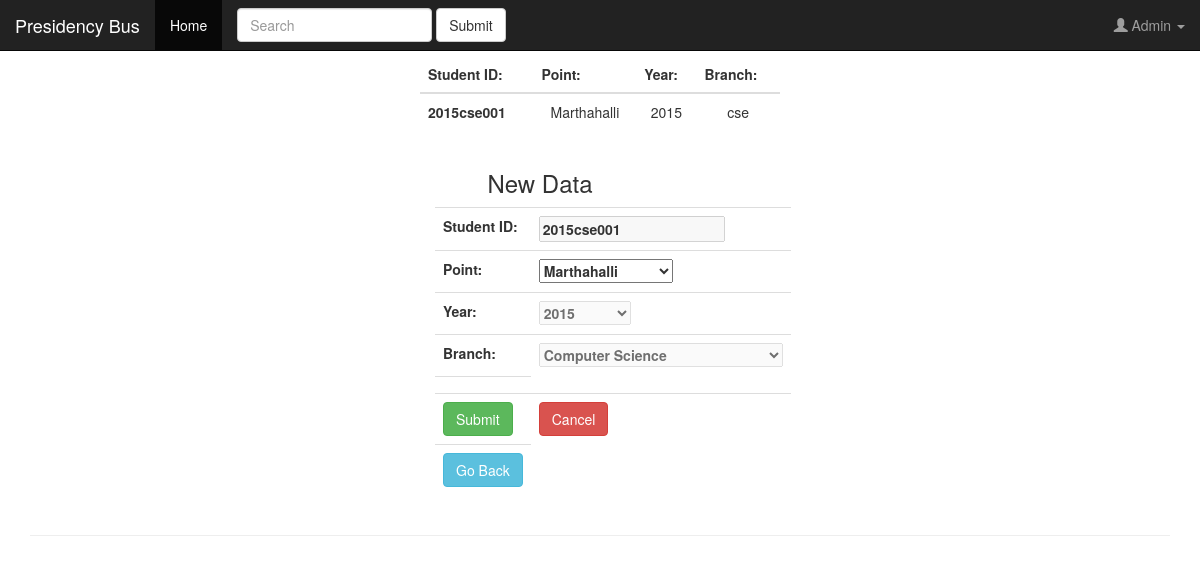
The app's page /admin/uds.php?sid=1&q=yes&bus=1 (signed in) with its own data.
### tables this page shows
CREATE TABLE `account` (
  `id` int(25) NOT NULL,
  `sid` varchar(25) NOT NULL,
  `pass` varchar(255) NOT NULL,
  `email` varchar(255) NOT NULL,
  `b_id` int(25) NOT NULL,
  `year` varchar(255) NOT NULL,
  `branch` varchar(255) NOT NULL,
  `17-18` int(2) NOT NULL,
  `due` int(255) DEFAULT NULL
);

CREATE TABLE `bus` (
  `id` int(25) NOT NULL,
  `rno` varchar(25) NOT NULL,
  `point` varchar(255) NOT NULL,
  `at` varchar(25) NOT NULL,
  `rt` varchar(25) NOT NULL,
  `fee` varchar(25) NOT NULL
);

### admin/uds.php (the view, shortened to what this page needs)
<?php
include 'db.php';
?>
<!doctype html>
<html lang="en">
  <head>
<link rel="stylesheet" href="https://maxcdn.bootstrapcdn.com/bootstrap/3.3.7/css/bootstrap.min.css">
  </head>
  <body class="text-center">
 <div class="bg">
    <div class="cover-container d-flex h-100 p-3 mx-auto flex-column">
      <header class="masthead mb-auto">
        <div class="inner">
         <nav class="navbar navbar-inverse navbar-fixed-top">
  <div class="container-fluid">
    <div class="navbar-header">
      <a class="navbar-brand" href="#">Presidency Bus</a>
    </div>
    <ul class="nav navbar-nav">
      <li class="active"><a href="home.php">Home</a></li>
    </ul>
    <form class="navbar-form navbar-left" action="/action_page.php">
      <div class="form-group">
        <input type="text" class="form-control" placeholder="Search">
      </div>
      <button type="submit" class="btn btn-default">Submit</button>
    </form>
    <ul class="nav navbar-nav navbar-right">
      <?php
        $user=$_SESSION['admin'];
        ?>
          <li><a class="dropdown-toggle" data-toggle="dropdown" href="#"><span class="glyphicon glyphicon-user"></span>  <?php echo $user ?>
        <span class="caret"></span></a>
        </li>
   </ul>
  </div>
</nav>
        </div>
      </header>
      <div class="container container-table">
    <div class="row vertical-center-row">
        <div class="text-center col-md-4 col-md-offset-4">
      <?php if(isset($_GET['sid'])){
        ?>
       <h3>Old Data</h3>
<table class="table table-hover">
    <thead>
        <tr>
            <th>Student ID:</th>
            <th>Point:</th>
            <th>Year:</th>
            <th>Branch:</th>
        </tr>
    </thead>
      <?php
      $id=$_GET['sid'];
      $qu=$mysqli->query("select * from account where id='$id'");
      while($r=mysqli_fetch_array($qu))
          {
            $sid=$r['sid'];
            $b_id=$r['b_id'];
            $year=$r['year'];
            $branch=$r['branch'];
            $qu=$mysqli->query("select * from bus where id='$b_id'");
            $r=mysqli_fetch_array($qu);
              $point=$r['point'];
            }
            echo '<tbody>
        <tr>
            <th scope="row">'.$sid.'</th>
            <td scope="row">'.$point.'</td>
            <td>'.$year.'</td>
            <td>'.$branch.'</td>
        </tr>';
      ?>
</table>
<div class="col-md-8">
<table class="table table-hover">
    <?php } ?>
<?php
if(isset($_GET['q'])){
  if($_GET['q']=="yes"){
echo '
<h3>New Data</h3>
        <tr>
    <form action="uds2.php" method="post">
<th><label for="Student ID">Student ID:</label></th>
<th><input disabled type="text" name="sid" id="disabledInput" value="'.$sid.'"></th>
</tr>';?>
<tr><th><label for="point">Point:</label></th>
<th><select name="point">
<option value="<?php echo $point;?>"><?php echo $point;?></option>
  </select>
  <?php echo '
</th>
</tr>
<th><label for="year">Year:</label></th>
<th><select disabled name="year" id="year" title="Can`t Update YEAR" required>
<option value="'.$year.'">'.$year.'</option>
<option disabled>---------------</option>
<option value="2015">2015</option>
<option value="2016">2016</option>
<option value="2017">2017</option>
</select>
</th>
</tr>
<tr>
<th><label for="branch">Branch:</label></th>
<th><select disabled name="branch" id="branch" title="Can`t Update Branch" required>
<option value="'.$branch.'">Computer Science</option>
<option disabled>---------------</option>
<option value="cse">Computer Science</option>
<option value="mech">Mechanical</option>
<option value="pet">Petroleum</option>
<option value="ece">Electronics and Communications</option>
<option value="eee">Electronics and Engineering</option>
</select>
</th>
</tr>
<tr><th></th></tr>
<tr><th><input class="btn btn-success" type="submit" name="submit" value="Submit"></th>
<th><input class="btn btn-danger" type="submit" name="cancel" value="Cancel"></th></tr>
</form>
<th><a href="uds.php?sid='.$id.'"><button class="btn btn-info">Go Back</button></a></th>
</table>
';
  }
}
?>
</div>
        </div>
    </div>
<hr>
    </div>
</div>
  </body>
</html>

### admin/uds.php (style rules this page uses)
html { height: 100%; margin: 0; }
body { background-image: url("https://4.bp.blogspot.com/-mGE964zIyBs/U3jBl4swQ4I/AAAAAAAAGM0/86KbB-Y30Uw/s1600/aged-paper-background.jpg"); height: 100%; margin: 0; background-repeat: repeat; }

### records on screen
account: sid "2015cse001", year "2015", branch "cse"
bus: point "Marthahalli"

### other values on screen
$user "Admin"
